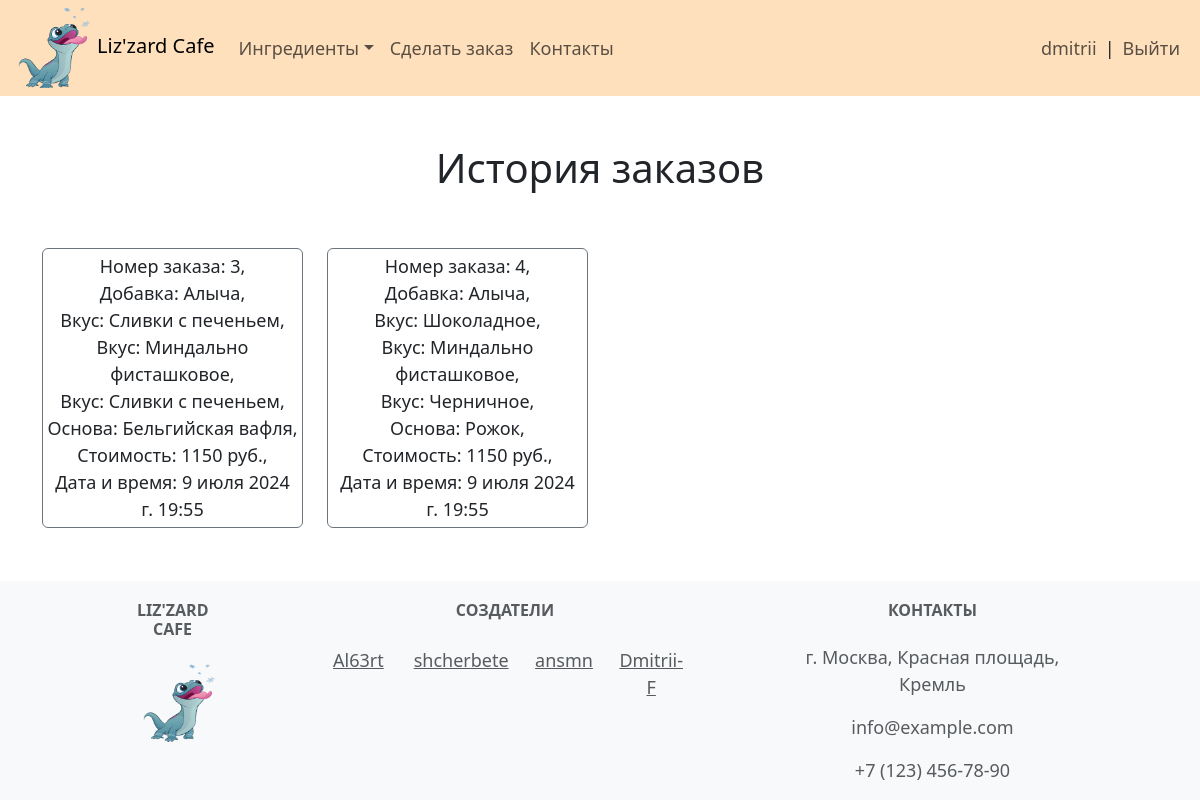
The page /orders/ (signed in) on the database its author committed.
### icecream_bar/models.py (models this page shows, shortened)
class IceCreamInContainer(models.Model):
    user = models.ForeignKey(User, on_delete=models.CASCADE)
    topping = models.ForeignKey(Topping, on_delete=models.CASCADE, verbose_name='Добавка')
    flavor3 = models.ForeignKey(Flavor, on_delete=models.CASCADE, related_name='flavor3',
                                verbose_name='Вкус')
    flavor2 = models.ForeignKey(Flavor, on_delete=models.CASCADE, related_name='flavor2',
                                verbose_name='Вкус')
    flavor1 = models.ForeignKey(Flavor, on_delete=models.CASCADE, related_name='flavor1',
                                verbose_name='Вкус')
    container = models.ForeignKey(Container, on_delete=models.CASCADE, verbose_name='Основа')
    total_price = models.DecimalField(max_digits=6, decimal_places=0, verbose_name='Стоимость')
    ordered_at = models.DateTimeField(auto_now_add=True)

class Topping(models.Model):
    name = models.CharField(max_length=100)
    description = models.TextField()
    image = models.ImageField(upload_to='Topping/', blank=True)
    price = models.PositiveIntegerField()
    def __str__(self):
        return self.name

class Flavor(models.Model):
    name = models.CharField(max_length=100)
    description = models.TextField()
    image = models.ImageField(upload_to='Flavor/', blank=True)
    price = models.PositiveIntegerField()
    def __str__(self):
        return self.name

class Container(models.Model):
    name = models.CharField(max_length=100)
    description = models.TextField()
    image = models.ImageField(upload_to='Container/', blank=True)
    price = models.PositiveIntegerField()
    def __str__(self):
        return self.name

### icecream_bar/views.py (the view)
# urls.py: path('orders/', views.OrdersListView.as_view(), name='orders'),
class OrdersListView(ListView):
    model = IceCreamInContainer
    template_name = 'icecream_bar/orders_list.html'
    def get_context_data(self):
        context = super().get_context_data()
        context['orders_list'] = IceCreamInContainer.objects.filter(user=self.request.user)
        return context

### icecream_bar/templates/icecream_bar/orders_list.html
{% extends 'base/base.html' %}
{% block content %}
    {% for group in request.user.groups.all %}
        {% if group.name == 'clients' %}
            <div class="container text-center">
                <h1>
                    <br>
                    История заказов
                    <br>
                    <br>
                </h1>
                <div class="row row-cols-1 row-cols-sm-2 row-cols-xl-4 g-4">
                    {% for order in orders_list %}
                        <div class="col">
                            <div class="card border-secondary h-100 p-1">
                                Номер заказа: {{ order.id }},
                                <br>
                                Добавка: {{ order.topping }},
                                <br>
                                Вкус: {{ order.flavor3 }},
                                <br>
                                Вкус: {{ order.flavor2 }},
                                <br>
                                Вкус: {{ order.flavor1 }},
                                <br>
                                Основа: {{ order.container }},
                                <br>
                                Стоимость: {{ order.total_price }} руб.,
                                <br>
                                Дата и время: {{ order.ordered_at }}
                                <br>
                            </div>
                        </div>
                        {% empty %}
                        <p>Нет заказов.</p>
                    {% endfor %}
                </div>
            </div>
        {% endif %}
    {% endfor %}
{% endblock %}

### templates/base/nav.html (shortened to what this page needs)
<nav class="navbar navbar-expand-lg color-navbar">
    <div class="container-fluid">
        {% load static %}
        <div class="logo">
            <a href="/">
                <img src="{% static 'image/logo.png' %}"
                     alt="Logo"
                     class="navbar-logo-img">
            </a>
        </div>
        <h4>
            <a class="navbar-brand" href="/">Liz'zard Cafe</a>
        </h4>
        <div class="collapse navbar-collapse" id="navbarSupportedContent">
            <ul class="navbar-nav me-auto mb-2 mb-lg-0">
                <li class="nav-item dropdown">
                    <a class="nav-link dropdown-toggle"
                       role="button"
                       data-bs-toggle="dropdown"
                       aria-expanded="false">Ингредиенты</a>
                </li>
                <li class="nav-item">
                    <a class="nav-link" href="{% url 'icecream_bar:order_create' %}">
                        Сделать заказ</a>
                </li>
                <li class="nav-item">
                    <a class="nav-link" href="/contacts/">Контакты</a>
                </li>
            </ul>
            <ul class="navbar-nav ms-auto mb-2 mb-lg-0">
                <li class="nav-item d-inline-flex align-items-center">
                    {% if user.is_authenticated %}
                        <a class="nav-link" href="{% url 'icecream_bar:profile' %}">
                            {{ user.username }}</a> |
                        <a class="nav-link" href="{% url 'logout' %}">Выйти</a>
                    {% else %}
                        <a class="nav-link" href="{% url 'login' %}">Войти</a>
                    {% endif %}
                </li>
            </ul>
        </div>
    </div>
</nav>

### icecream_bar/static/main.css (style rules this page uses)
* + * { font-size: 18px; }
.logo { background-size: 100%; width: 85px; height: 80px; }
.navbar-logo-img { width: 100%; height: 100%; object-fit: cover; }
.h-100 { height: 100%; }
.color-navbar { background-color: #ffe0bd; }

### rows shown on the page
IceCreamInContainer: id "3", topping "Алыча", flavor3 "Сливки с печеньем", flavor2 "Миндально фисташковое", flavor1 "Сливки с печеньем", container "Бельгийская вафля", total_price "1150", ordered_at "9 июля 2024 г. 19:55"
IceCreamInContainer: id "4", topping "Алыча", flavor3 "Шоколадное", flavor2 "Миндально фисташковое", flavor1 "Черничное", container "Рожок", total_price "1150", ordered_at "9 июля 2024 г. 19:55"

### other values the page prints
{{ user.username }} "dmitrii"
